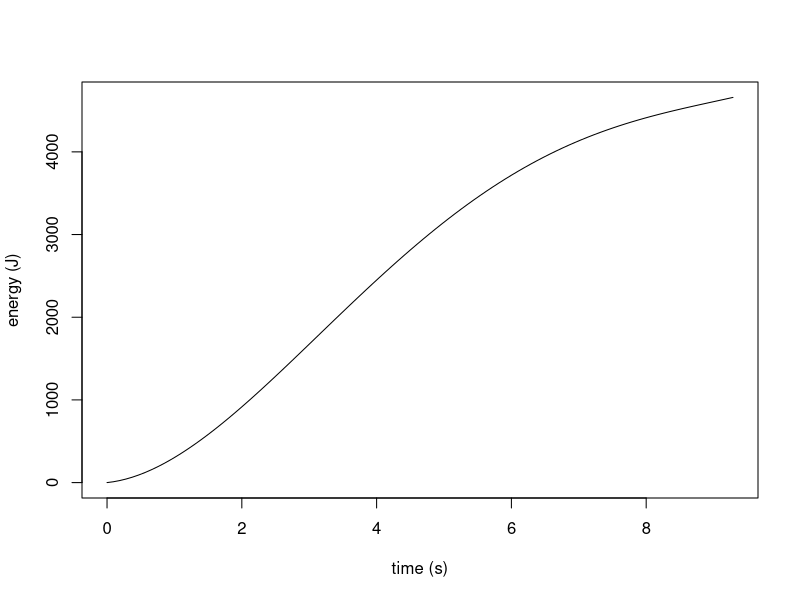

Write R code to recreate this figure.
## ---- chunk 1
fixer = function(exp){
  exp = gsub("+-","-",exp,fixed=T)
  exp = gsub("--","+",exp,fixed=T)
  exp = gsub("x^0","",exp,fixed=T)
  exp = gsub("x^1","x",exp,fixed=T)
  return(exp)
}

while(T)
{
  tf = runif(1,3,20)
  Pb = runif(1,30,90)
  pmax = runif(1,400,1200)
  tm = 1/3*tf
  A = -27/4*(Pb - pmax)/tf^3
  
  # P(t) = A*t(t-tf)^2+Pb
  # P(t) = A*t(t^2-2*tf*t+tf^2)+Pb
  # P(t) = At^3 - 2*tf*A*t^2 + tf^2*A*t + Pb
  # E(t) = 1/4*A*t^4 - 2/3*A*t^3*tf + 1/2*A*t^2*tf^2 + Pb*t
  
  a = round(1/4*A,1)
  b = round(-2/3*A*tf,1)
  c = round(1/2*A*tf^2,1)
  d = round(Pb,1)
  if(a>0.1 && max(c(a,b,c,d))<1000){break}
}

ex1 = fixer(paste0(a,"t^4+",b,"t^3+",c,"t^2+",d,"t",collapse=""))
## ---- chunk 2
tt = seq(0,tf,length.out=100)
EE = a*tt^4+b*tt^3+c*tt^2+d*tt
plot(tt,EE,type="l",xlab="time (s)",ylab="energy (J)")
